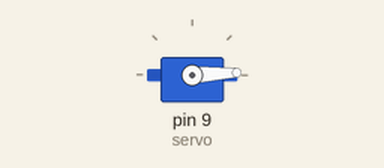
The sketch below on a simulated Arduino Uno, built with avr-gcc and run on an emulated ATmega328P. Parts: servo.

Above: at 0.05 s.
At 0.9 s:
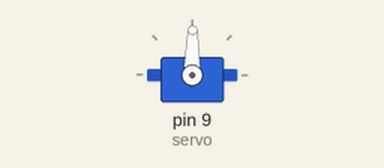
At 1.75 s:
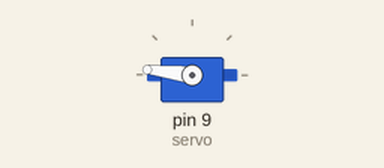
At 3.45 s:
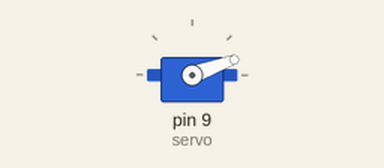
Timing chart, 0 to 8.4 s (numbered marks = the images above):
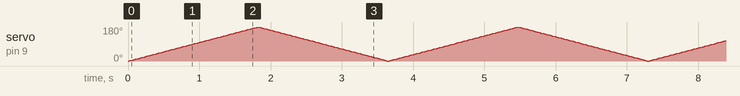

The sketch:

Servocontrol.ino
```cpp
/*
This code might have been made by me:)
 */

#include <Servo.h>

Servo servo;  // create servo object to control a servo

void setup() {
  servo.attach(9);  // attaches the servo on pin 9 to the servo objectư
  servo.write(0);   // rotate slowly servo to 0 degrees immediately
}

void loop() {
  for (int pos = 0; pos <= 180; pos += 1) {  // rotate slowly from 0 degrees to 180 degrees, one by one degree
    // in steps of 1 degree
    servo.write(pos);  // control servo to go to position in variable 'pos'
    delay(10);         // waits 10ms for the servo to reach the position
  }

  for (int pos = 180; pos >= 0; pos -= 1) {  // rotate from 180 degrees to 0 degrees, one by one degree
    servo.write(pos);                        // control servo to go to position in variable 'pos'
    delay(10);                               // waits 10ms for the servo to reach the position
  }
}
```
